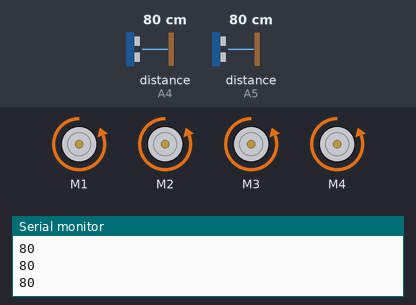
Simulated run of this sketch. Board: Arduino Uno, built with avr-gcc and run on an emulated ATmega328P. Shown: 4 × DC motor (green arrow = forward, orange = backward, longer = faster), the last lines printed to the serial monitor. Wiring (inferred from the names in the program): ultrasonic range finder: trigger A2; echo A5. Inputs (shaded band) come from the test bench; at power-on: distance to the obstacle (sensors on A5, A4) 80 cm. The echo pulse lasts 58.3 µs per cm.

Above: at 1.2 s.
1.3 s: distance to the obstacle (sensor on A5) set to 23 cm
2.8 s: distance to the obstacle (sensor on A5) set to 18 cm
At 3.1 s:
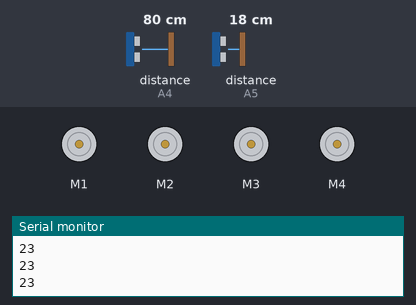
At 6.1 s:
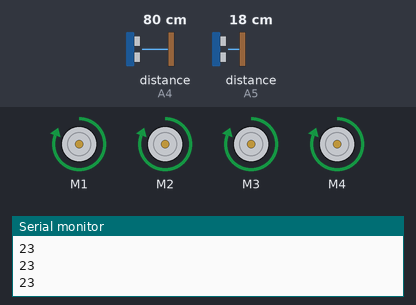
Timing chart, 0 to 7.6 s (numbered marks = the images above; inputs shaded):
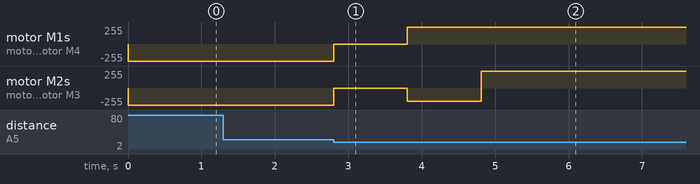

Measured:
- the behaviour switches between 21 and 20 cm on distance to the obstacle (sensor on A5) (found by bisection; images 0 and 1)
- after the input at 2.8 s, motor M1, motor M4: backward 255/255 → stopped at once, → forward 255/255 1.0 s later; motor M2, motor M3: backward 255/255 → stopped at once, → backward 200/255 1.0 s later, → forward 255/255 1.0 s later

The sketch:

Car.ino
```cpp
// (licence header left out)
#include <HCSR04.h>

#define trigPin1 A2
#define echoPin1 A5
#define trigPin2 A3
#define echoPin2 A4

#include <AFMotor.h>
int counter = 0;
int zerocount = 0;
AF_DCMotor motor1(1);
int finded = 0;
int finded2 = 0;
int parked = 0;
AF_DCMotor motor2(2);
AF_DCMotor motor3(3);
AF_DCMotor motor4(4);
void setup() {
  Serial.begin(9600);           // set up Serial library at 9600 bps
  Serial.println("Motor test!");
  pinMode(trigPin1,OUTPUT);
  pinMode(echoPin1,INPUT);
  pinMode(trigPin2,OUTPUT);
  pinMode(echoPin2,INPUT);

  // turn on motor
  MoveBack();

}


void loop() {

  if(parked == 1){
    return;
  }


   while(UFun(trigPin1,echoPin1)==0){
    return;
    }

if(finded2 ==1 ){
  MoveLeft();
  delay(900);
  MoveBack();
  delay(500);
  Stop();
  parked = 1;
  return;

}

if(finded == 1){
   MoveRight();
   delay(1000);
    while(UFun(trigPin2,echoPin2) > 20){
    MoveFront();
    }
    Stop();
  finded2 = 1;
   delay(2000);
   return;
}


  Serial.println(UFun(trigPin1,echoPin1));
  int moom = UFun(trigPin1,echoPin1);
  if (moom < 20) {
    Stop();
    delay(1000);
    finded = 1;
    }

  else{
    MoveBack();
  }

  counter++;

}


  void MoveBack(){
  // Turn on motor A

  motor1.setSpeed(255); //Define maximum velocity
  motor1.run(BACKWARD); //rotate the motor anti-clockwise
  motor2.setSpeed(255); //Define maximum velocity
  motor2.run(BACKWARD); //rotate the motor anti-clockwise
  motor3.setSpeed(255); //Define maximum velocity
  motor3.run(BACKWARD); //rotate the motor anti-clockwise
  motor4.setSpeed(255); //Define maximum velocity
  motor4.run(BACKWARD); //rotate the motor anti-clockwise


  }
void MoveLeft(){

  // Turn on motor A

motor1.setSpeed(255); //Define maximum velocity
  motor1.run(BACKWARD);  //rotate the motor clockwise
  motor2.setSpeed(200); //Define maximum velocity
  motor2.run(FORWARD);  //rotate the motor clockwise
  motor3.setSpeed(200); //Define maximum velocity
  motor3.run(FORWARD); //rotate the motor anti-clockwise
  motor4.setSpeed(255); //Define maximum velocity
  motor4.run(BACKWARD); //rotate the motor anti-clockwise

  }
void MoveFront(){

    // Turn on motor A

motor1.setSpeed(255); //Define maximum velocity
  motor1.run(FORWARD);  //rotate the motor clockwise
  motor2.setSpeed(255); //Define maximum velocity
  motor2.run(FORWARD);  //rotate the motor clockwise
  motor3.setSpeed(255); //Define maximum velocity
  motor3.run(FORWARD); //rotate the motor anti-clockwise
  motor4.setSpeed(255); //Define maximum velocity
  motor4.run(FORWARD); //rotate the motor anti-clockwise
}


void Stop(){
  // Now turn off motors

  motor1.setSpeed(0);  //Define minimum velocity
  motor1.run(RELEASE); //stop the motor when release the button
  motor2.setSpeed(0);  //Define minimum velocity
  motor2.run(RELEASE); //rotate the motor clockwise
  motor3.setSpeed(0);  //Define minimum velocity
  motor3.run(RELEASE); //stop the motor when release the button
  motor4.setSpeed(0);  //Define minimum velocity
  motor4.run(RELEASE); //stop the motor when release the button

  }
void MoveForward() {
    // Turn on motor A

  motor1.setSpeed(255); //Define maximum velocity
  motor1.run(FORWARD);  //rotate the motor clockwise
  motor2.setSpeed(255); //Define maximum velocity
  motor2.run(FORWARD);  //rotate the motor clockwise
  motor3.setSpeed(255); //Define maximum velocity
  motor3.run(FORWARD);  //rotate the motor clockwise
  motor4.setSpeed(255); //Define maximum velocity
  motor4.run(FORWARD);  //rotate the motor clockwise


}

void MoveRight(){

    // Turn on motor A

motor1.setSpeed(255); //Define maximum velocity
  motor1.run(FORWARD);  //rotate the motor clockwise
  motor2.setSpeed(200); //Define maximum velocity
  motor2.run(BACKWARD);  //rotate the motor clockwise
  motor3.setSpeed(200); //Define maximum velocity
  motor3.run(BACKWARD); //rotate the motor anti-clockwise
  motor4.setSpeed(255); //Define maximum velocity
  motor4.run(FORWARD); //rotate the motor anti-clockwise
}

int UFun(int triger , int echo){//ultrasonic reading
   long duration ;
   int distance;
        digitalWrite(triger,LOW);
        delayMicroseconds(2);
        digitalWrite(triger, HIGH);
        delayMicroseconds(10);
        digitalWrite(triger,LOW);

        duration = pulseIn(echo,HIGH);
        distance = duration/2 /29.1 ; // 331.5 m/s ===> 0 C.....331.5 +0.6*temp....343.5*100/1000000=.03435cm/us
  return distance;

  }
```
